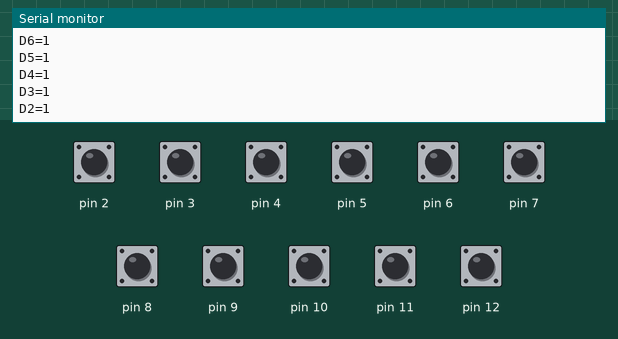
This sketch was run on a simulated Arduino Uno, built with avr-gcc and run on an emulated ATmega328P. On the bench: the last lines printed to the serial monitor. The inputs (shaded band) are chosen by the test bench; at power-on: pin 2–12 HIGH.

Above: at 5.2 s.
5.3 s: pin 2 pulled LOW for 0.15 s
At 6.4 s:
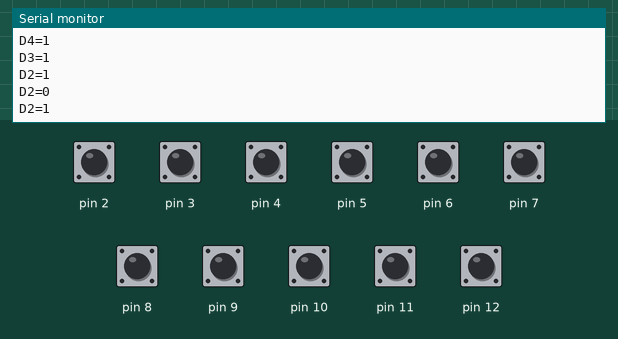
6.9 s: pin 3 pulled LOW for 0.15 s
At 7.7 s:
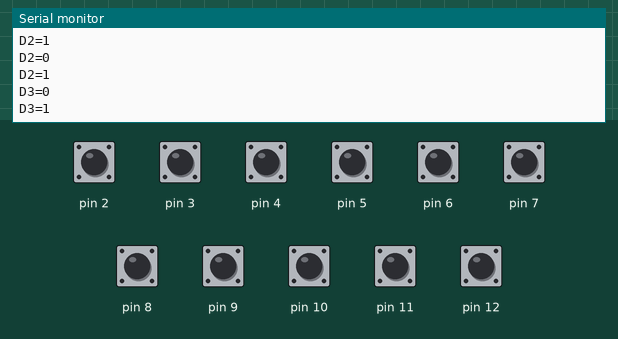
8.5 s: pin 4 pulled LOW for 0.15 s
At 9.8 s:
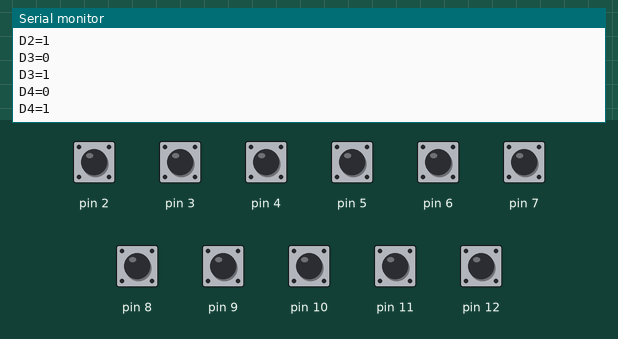
10.1 s: pin 5 pulled LOW for 0.15 s
At 11.4 s:
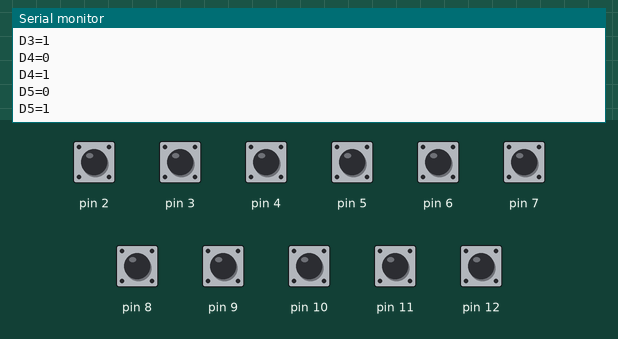
11.7 s: pin 6 pulled LOW for 0.15 s
At 12.7 s:
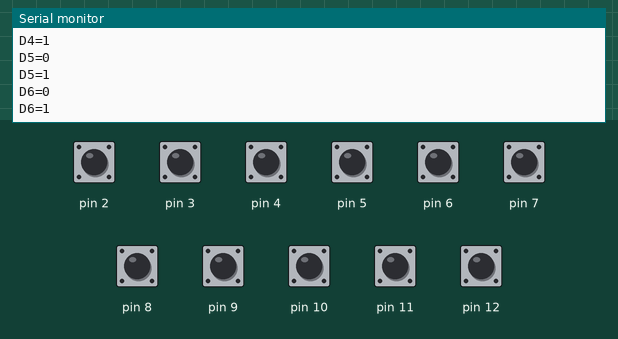
13.3 s: pin 7 pulled LOW for 0.15 s
At 13.9 s:
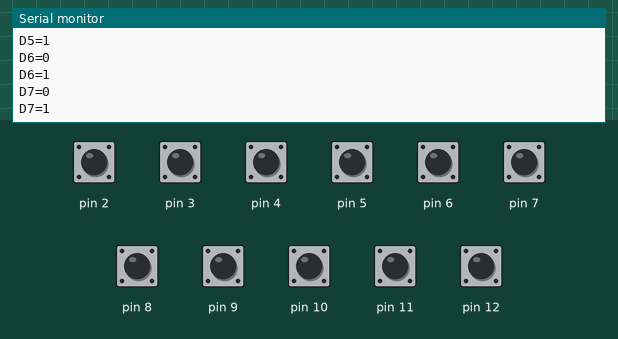
Timing chart, 0 to 15.9 s (numbered marks = the images above; inputs shaded):
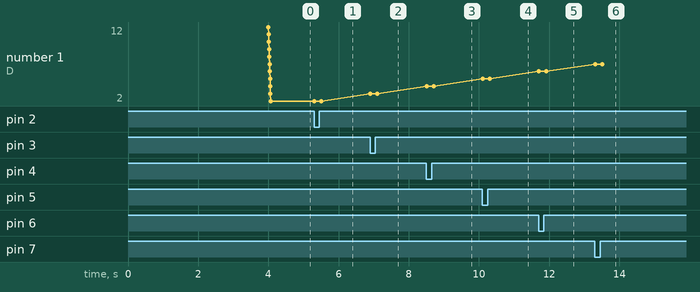

Measured:
- after the input at 5.3 s, the serial monitor: prints a new line at once (image 1)
- after the input at 6.9 s, the serial monitor: prints a new line at once (image 2)
- after the input at 8.5 s, the serial monitor: prints a new line at once (image 3)
- after the input at 10.1 s, the serial monitor: prints a new line at once (image 4)
- after the input at 11.7 s, the serial monitor: prints a new line at once (image 5)
- after the input at 13.3 s, the serial monitor: prints a new line at once (image 6)
- plotted number 1: 3 → 4 after the input at 8.5 s, 4 → 5 after the input at 10.1 s, 5 → 6 after the input at 11.7 s, 6 → 7 after the input at 13.3 s

The sketch:

PIR_and_Reed.ino
```cpp
unsigned int t;

typedef struct {
    int pin;
    int state;
    int oldState;
} door_type;

door_type doors[] = {
    {12, 0, -1},
    {11, 0, -1},
    {10, 0, -1},
    { 9, 0, -1},
    { 8, 0, -1},
    { 7, 0, -1},
    { 6, 0, -1},
    { 5, 0, -1},
    { 4, 0, -1},
    { 3, 0, -1},
    { 2, 0, -1},
};

#define nPins (sizeof(doors)/sizeof(door_type))

int check_interval = 100;  // (in milliseconds)
int report_interval = 5 * 60 * 1000; // report every 5 minutes

void setup()
{
    Serial.begin(9600);
    delay(4000);
    for(int i=0; i<nPins; i++) {
      pinMode(doors[i].pin, INPUT);
      digitalWrite(doors[i].pin, HIGH);
    }
}

void print_door(char *type, int i)
{
  Serial.print(type);
  Serial.print(doors[i].pin);
  Serial.print("=");
  Serial.println(doors[i].state);
}

void loop(){
  t = t + check_interval;
  if (t >= report_interval) {
    for(int i=0; i<nPins; i++)
        print_door("D", i);
    t = 0;
  }
  for(int i=0; i<nPins; i++) {
    doors[i].state = digitalRead(doors[i].pin);
    if (doors[i].state != doors[i].oldState) {
      print_door("D", i);
      doors[i].oldState = doors[i].state;
    }
  }
  delay(check_interval);
}
```
